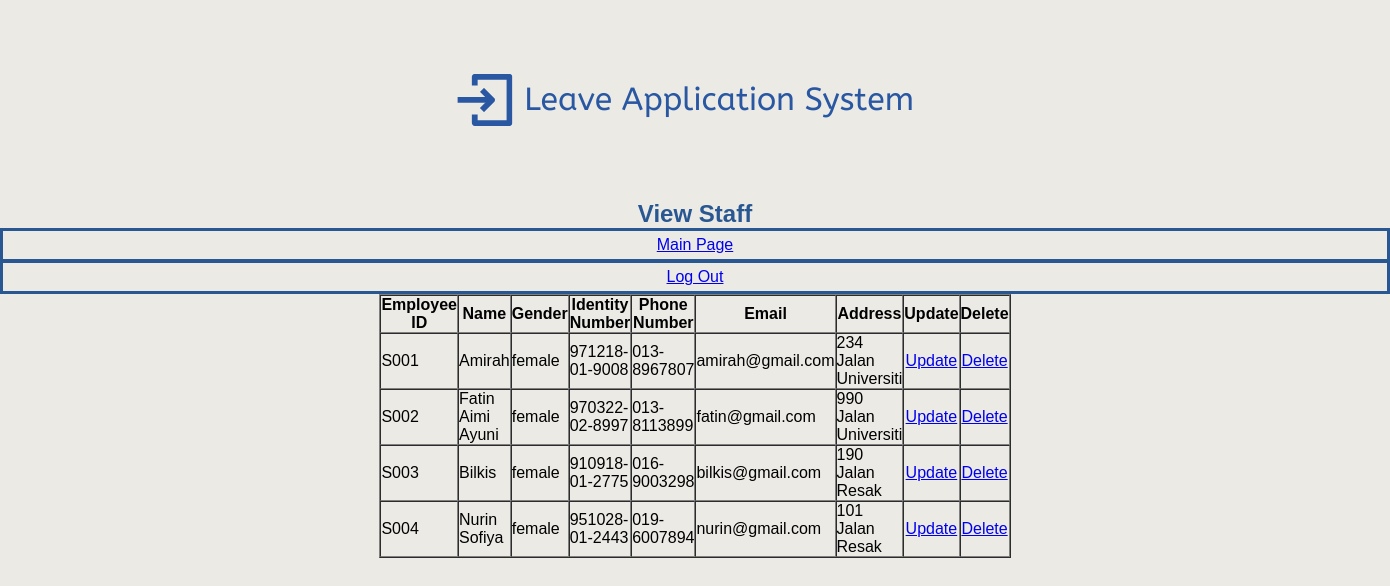
The page /view_staff.php (signed in) on the database its author committed.
### tables this page shows
CREATE TABLE `empprofile` (
  `empName` varchar(25) DEFAULT NULL,
  `empID` varchar(5) NOT NULL,
  `gender` varchar(10) DEFAULT NULL,
  `noIC` varchar(15) DEFAULT NULL,
  `phoneNO` varchar(14) DEFAULT NULL,
  `email` varchar(25) DEFAULT NULL,
  `address` varchar(35) DEFAULT NULL
);

### view_staff.php (the view, shortened to what this page needs)
<html>
	<head>
		<link rel="stylesheet" href="layout.css">
	<head>
	<body>
	<div class = header>
            <img src ="header.png" />
            <h2>View Staff</h2>
        </div>
		<div id="vs">
		<?php
			require ("config.php");
			$sql="SELECT e.*, p.position
				FROM empProfile e JOIN EmployeePosition p
				ON e.empID = p.empID
				WHERE p.position='Staff'";
			$result = mysqli_query($conn, $sql);
			$count = 1;
			if (mysqli_num_rows($result) > 0) {
		?>
		<table width="600" border="1" cellspacing="0" cellpadding="3">
		<tr>
			<td align="center"><strong>Employee ID</strong></td>
			<td align="center"><strong>Name</strong></td>
			<td align="center"><strong>Gender</strong></td>
			<td align="center"><strong>Identity Number</strong></td>
			<td align="center"><strong>Phone Number</strong></td>
			<td align="center"><strong>Email</strong></td>
			<td align="center"><strong>Address</strong></td>
			<?php if ($_SESSION["LEVEL"] != 2) {?>
			<td align="center"><strong>Update</strong></td>
			<td align="center"><strong>Delete</strong></td>
			<?php } ?>
		</tr>
		<?php
			while($rows = mysqli_fetch_assoc($result)) {
		?>
		<?php
			if ($count == 1) {
		?>
		<div id="btn">
		<div id="mainhp"><a href="main.php?empID=<?php echo $rows['empID']; ?>">Main Page</a></div>
		<div id="logouthp"><a href="logout.php">Log Out</a> <?php } $count += 1?></div>
		</div>
	     <tr>
		 	<td><?php echo $rows['empID']; ?></td>
			<td><?php echo $rows['empName']; ?></td>
			<td><?php echo $rows['gender']; ?></td>
			<td><?php echo $rows['noIC']; ?></td>
            <td><?php echo $rows['phoneNO']; ?></td>
			<td><?php echo $rows['email']; ?></td>
			<td><?php echo $rows['address']; ?></td>
			<?php if ($_SESSION["LEVEL"] != 2) {?>
				<td align="center"> <a href="update_form.php?empID=<?php echo $rows['empID']; ?>">Update</a> </td>
				<td align="center"> <a href="delete_profile.php?empID=<?php echo $rows['empID']; ?>">Delete</a> </td>
		</tr>
		<?php }
			}
			}
			else {
				echo "<h3>There are no records to show</h3>";
			}
	    ?>
	</body>
</html>

### layout.css (style rules this page uses)
* { margin: 0; padding: 0; box-sizing: border-box; font-family:sans-serif; }
body { background-color: #ebeae5; }
#btn { background-color: #ebeae5; border: solid 1.5px #295792; }
#mainhp, #logouthp { background-color: #ebeae5; border: solid 2px #295792; padding: 5px; text-align: center; font-family:sans-serif; color: #295792; text-decoration: none; }
.header { background-color: #ebeae5; }
img { margin: 0px 390px; }
h2 { color: #295792; text-align: center; }
table { margin: auto; }

### rows shown on the page
empprofile: empID "S001", empName "Amirah", gender "female", noIC "971218-01-9008", phoneNO "013-8967807", email "amirah@gmail.com", address "234 Jalan Universiti"
empprofile: empID "S002", empName "Fatin Aimi Ayuni", gender "female", noIC "970322-02-8997", phoneNO "013-8113899", email "fatin@gmail.com", address "990 Jalan Universiti"
empprofile: empID "S003", empName "Bilkis", gender "female", noIC "910918-01-2775", phoneNO "016-9003298", email "bilkis@gmail.com", address "190 Jalan Resak"
empprofile: empID "S004", empName "Nurin Sofiya", gender "female", noIC "951028-01-2443", phoneNO "019-6007894", email "nurin@gmail.com", address "101 Jalan Resak"
